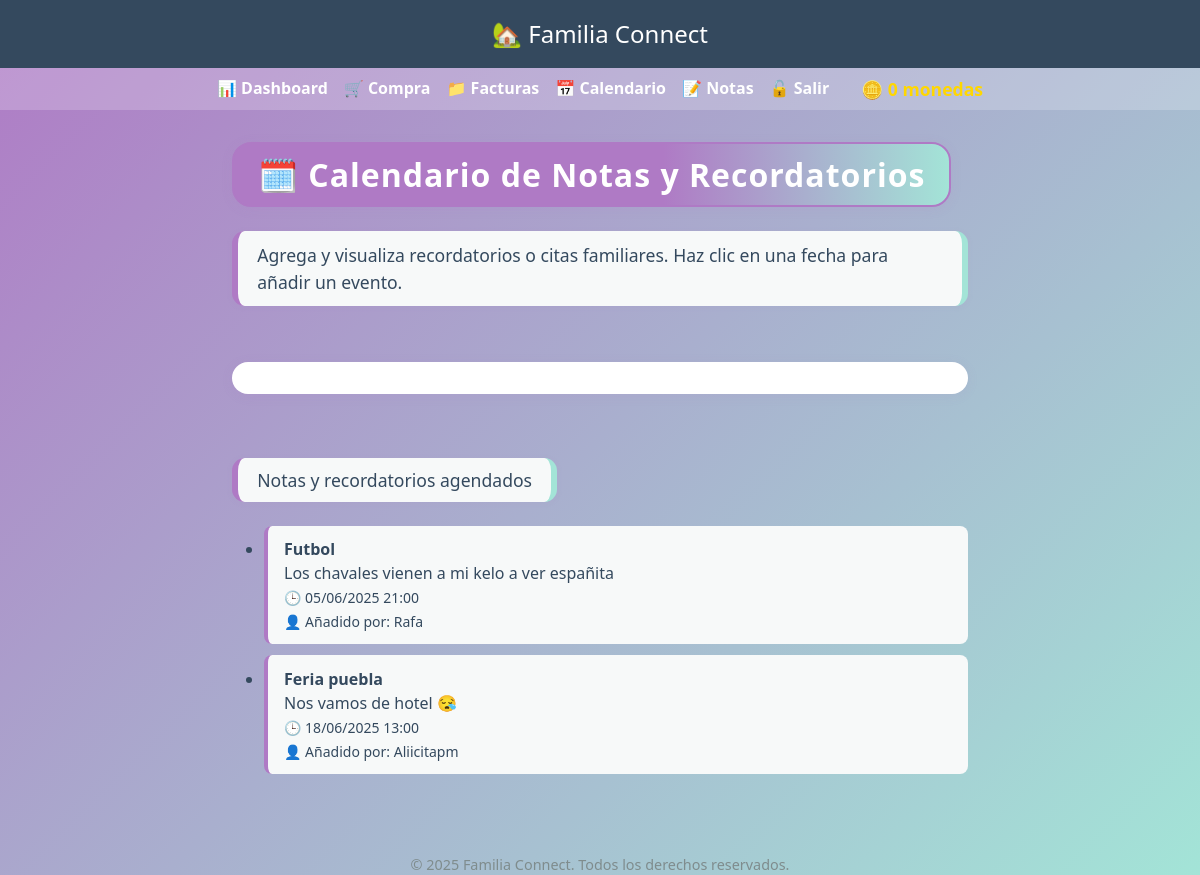
The page /notas (signed in) on the database its author committed.
### models.py (models this page shows, shortened)
class Note(db.Model):
    id = db.Column(db.Integer, primary_key=True)
    title = db.Column(db.String(255), nullable=False)
    content = db.Column(db.Text, nullable=False)
    start = db.Column(db.DateTime, nullable=False)  # Fecha y hora de inicio
    end = db.Column(db.DateTime, nullable=True)     # Fecha y hora de fin (opcional)
    user_id = db.Column(db.Integer, db.ForeignKey('user.id'), nullable=False)
    def to_event_dict(self):
        return {
            "title": f"{self.title} ({self.user.username})",
            "start": self.start.isoformat(),
            "end": self.end.isoformat() if self.end else None,
            "description": self.content
        }

class User(UserMixin, db.Model):
    id = db.Column(db.Integer, primary_key=True)
    username = db.Column(db.String(100), unique=True, nullable=False)
    password = db.Column(db.String(200), nullable=False)
    coins = db.Column(db.Integer, default=0)  # Monedas acumuladas por el usuario
    salary = db.Column(db.Float, default=0)  # Salario base del usuario
    tasks = relationship('Task', backref='user', lazy=True)
    coin_transactions = relationship('CoinTransaction', backref='user', lazy=True)
    claimed_rewards = relationship('ClaimedReward', backref='user', lazy=True)
    notes = relationship('Note', backref='user', lazy=True)

### app.py (the view)
@app.route("/notas")
@login_required
def notas():
    notas = Note.query.order_by(Note.start).all()
    notas_eventos = [n.to_event_dict() for n in notas]
    return render_template("notas.html", user=current_user, notas=notas, notas_eventos=notas_eventos)

### app.py (called while the page is built)
@login_manager.user_loader
def load_user(user_id):
    return User.query.get(int(user_id))

@app.context_processor
def inject_monedas_usuario():
    if current_user.is_authenticated:
        return dict(monedas_usuario=current_user.coins or 0)
    return dict(monedas_usuario=0)

### templates/notas.html (shortened to what this page needs)
{% extends "base.html" %}
{% block content %}
<div class="dashboard">
  <h2 class="titulo">🗓️ Calendario de Notas y Recordatorios</h2>
  <p class="subtitle">Agrega y visualiza recordatorios o citas familiares. Haz clic en una fecha para añadir un evento.</p>
  <div id="calendar"></div>
  <h3 class="subtitulo" style="margin-top:2rem;">Notas y recordatorios agendados</h3>
  <ul class="lista">
    {% for nota in notas %}
      <li class="item-tarea">
        <strong>{{ nota.title }}</strong> <br>
        <span>{{ nota.content }}</span><br>
        <small>🕒 {{ nota.start.strftime('%d/%m/%Y %H:%M') }}{% if nota.end %} - {{ nota.end.strftime('%d/%m/%Y %H:%M') }}{% endif %}</small><br>
        <small>👤 Añadido por: {{ nota.user.username }}</small>
      </li>
    {% else %}
      <li>No hay notas ni recordatorios aún.</li>
    {% endfor %}
  </ul>
</div>
<link href="https://cdn.jsdelivr.net/npm/fullcalendar@6.1.8/index.global.min.css" rel="stylesheet">
{% endblock %}

### templates/base.html (style rules this page uses)
* { box-sizing: border-box; }
body { font-family: 'Segoe UI', sans-serif; margin: 0; padding: 0; background: linear-gradient(135deg, #af7ac5, #a3e4d7); color: #34495e; font-size: 16px; }
h2, .titulo { background: linear-gradient(90deg, #af7ac5 60%, #a3e4d7 100%); color: white !important; padding: 0.7rem 1.5rem; border-radius: 1.2rem; box-shadow: 0 2px 12px rgba(175,122,197,0.10); margin-bottom: 1.5rem; font-size: 2rem; text-align: center; letter-spacing: 1px; font-weight: 700; border: 2px solid #af7ac5; display: inline-block; }
.subtitle, .subtitulo, p.subtitle, p.subtitulo { background: #f7f9f9; color: #34495e !important; padding: 0.7rem 1.2rem; border-radius: 0.8rem; box-shadow: 0 1px 6px rgba(175,122,197,0.08); margin-bottom: 1.5rem; font-size: 1.1rem; font-weight: 500; display: inline-block; border-left: 6px solid #af7ac5; border-right: 6px solid #a3e4d7; }
@media (min-width: 768px) { h2 { font-size: 2rem; } }

### templates/notas.html (style rules this page uses)
#calendar { max-width: 900px; margin: 2rem auto; background: white; border-radius: 1rem; box-shadow: 0 2px 12px rgba(175,122,197,0.10); padding: 1rem; }
.lista .item-tarea { background: #f7f9f9; border-left: 4px solid #af7ac5; border-radius: 0.5rem; margin-bottom: 0.7rem; padding: 0.7rem 1rem; }
.fade-in { opacity: 0; transition: opacity 0.5s ease-in; }
.fade-in.visible { opacity: 1; }

### rows shown on the page
Note: title "Futbol", content "Los chavales vienen a mi kelo a ver españita", start "05/06/2025 21:00", user.username "Rafa"
Note: title "Feria puebla", content "Nos vamos de hotel 😪", start "18/06/2025 13:00", user.username "Aliicitapm"
